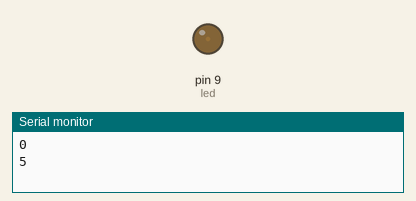
Recording of a sketch running on a simulated Arduino Uno, built with avr-gcc and run on an emulated ATmega328P. Shown: output pins drawn as LEDs (lit = HIGH), the last lines printed to the serial monitor.

Above: at 0.05 s.
At 0.95 s:
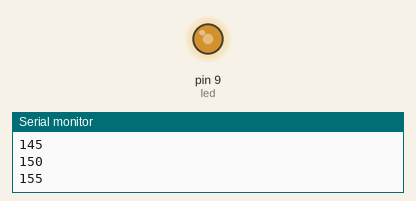
At 1.4 s:
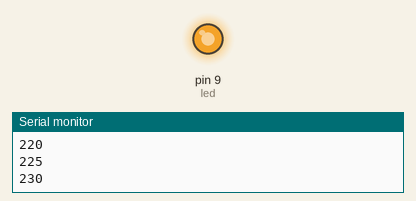
At 2.75 s:
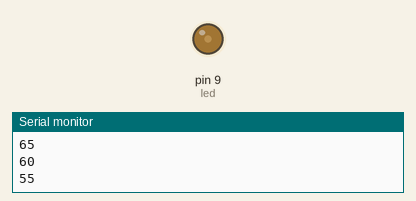
Timing chart, 0 to 7.1 s (numbered marks = the images above):
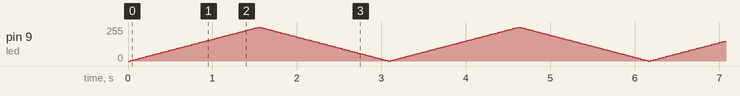

The sketch:

Coding_Basics_2.ino
```cpp
int led = 9;
int brightness = 0;
int fadeAmount = 5;

void setup() {
  Serial.begin(9600);
  pinMode(led, OUTPUT);
}

void loop() {
  analogWrite(led, brightness);
  Serial.println(brightness);
  brightness += fadeAmount;

  if (brightness == 0 || brightness == 255) {
    fadeAmount = - fadeAmount;
  }
  delay(30);
}
```
